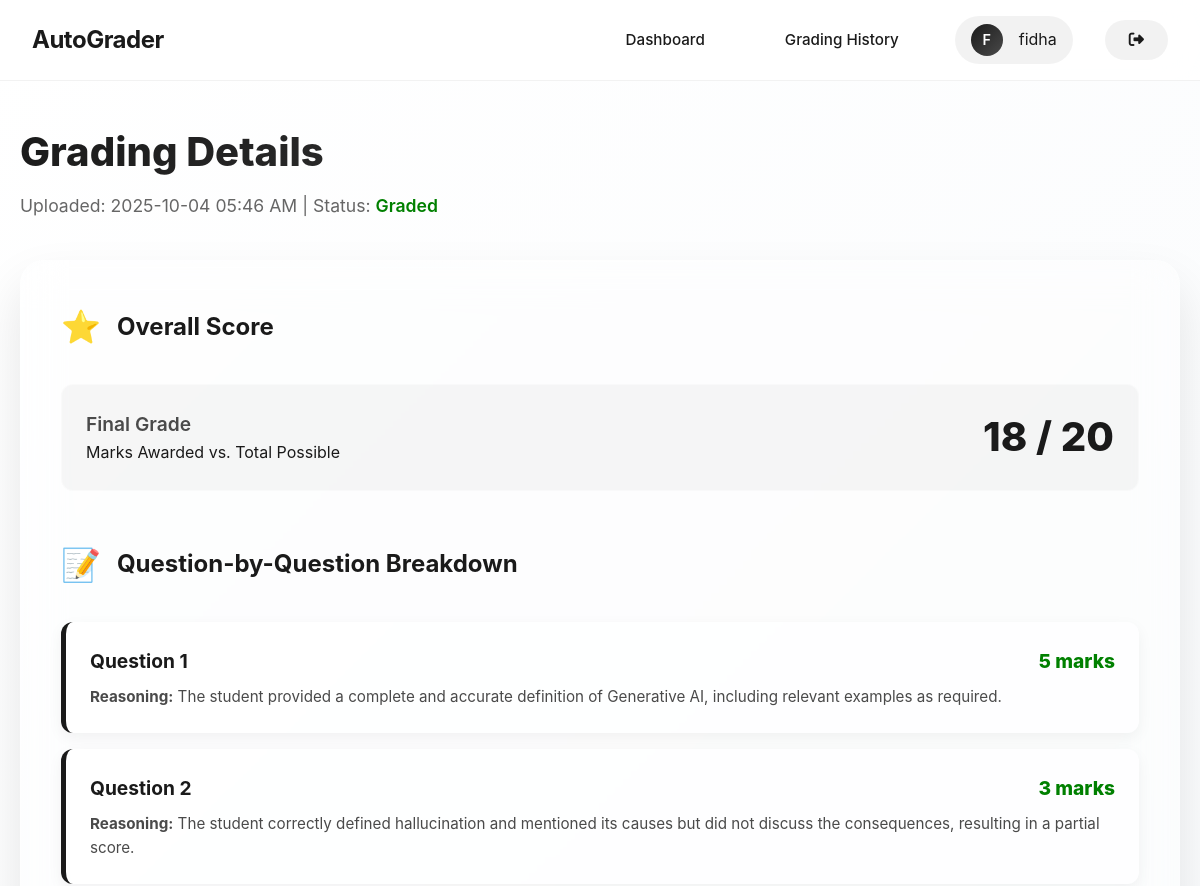
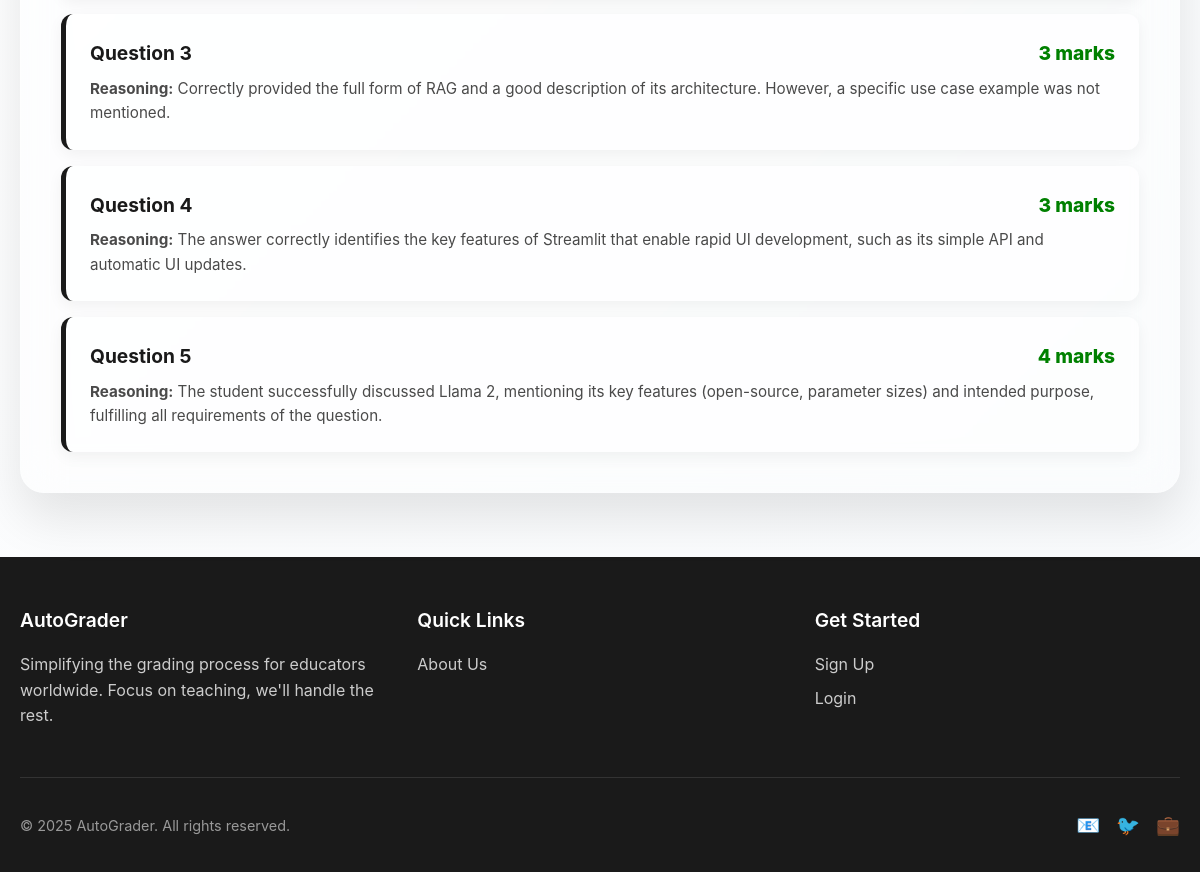
The page /results/15/details/ (signed in) on the database its author committed (2 pictures, top to bottom).
### grading_app/models.py (models this page shows, shortened)
class User(AbstractUser):
    USER_TYPE_CHOICES = (
        ('student', 'Student'),
        ('teacher', 'Teacher'),
    )
    user_type = models.CharField(max_length=10, choices=USER_TYPE_CHOICES)

class Upload(models.Model):
    STATUS_CHOICES = [
        ('N', 'Not Processed'),
        ('GRADED', 'Graded'),
        ('FAILED', 'Failed'),
    ]
    user = models.ForeignKey(User, on_delete=models.CASCADE, null=True, blank=True)
    question_paper = models.FileField(upload_to='uploads/questions/')
    model_answer = models.FileField(upload_to='uploads/answers/')
    student_answers = models.FileField(upload_to='uploads/students/')
    uploaded_at = models.DateTimeField(auto_now_add=True)
    status = models.CharField(max_length=20, choices=STATUS_CHOICES, default='N')  # ✅ new field

### grading_app/views.py (the view)
# urls.py: path('results/<int:upload_id>/details/', views.detailed_grading_view, name='detailed_grading'),
def detailed_grading_view(request, upload_id):
    upload_instance = get_object_or_404(Upload, id=upload_id)
    result = get_object_or_404(GradingResult, upload=upload_instance)
    context = {
        'upload': upload_instance,
        'grading_details': result.result_json,   # ✅ matches template
        'total_awarded': result.total_marks_awarded(),  # ✅ matches template
        'total_possible': result.total_possible_marks,  # ✅ matches template
    }
    return render(request, 'detailed_grading_result.html', context)

### grading_app/models.py (called while the page is built)
    def total_marks_awarded(self):
        return sum(item.get('marks', 0) for item in self.result_json)

    @property
    def total_possible_marks(self):
        return sum(item.get('max_marks', 0) for item in self.result_json)

### grading_app/templates/detailed_grading_result.html (shortened to what this page needs)
<!DOCTYPE html>
<html lang="en">
<head>
      <link rel="stylesheet" href="https://cdnjs.cloudflare.com/ajax/libs/font-awesome/6.5.0/css/all.min.css">
</head>
<body>
    <nav>
        <div class="nav-container">
            <a href="/" class="logo">AutoGrader</a>
            <div class="nav-links">
                <a href="{% url 'teacher_dashboard' %}">Dashboard</a>
                <a href="{% url 'teacher_results' %}">Grading History</a>
                <div class="user-profile">
                    <div class="user-avatar">
                        {{ request.user.first_name|default:request.user.username|slice:":1"|upper }}
                    </div>
                    <span>
                        {{ request.user.first_name|default:request.user.username }}
                    </span>
                </div>
                 <a href="/logout/" class="logout-btn" title="Logout"><i class="fas fa-sign-out-alt"></i></a>
            </div>
        </div>
    </nav>
    <section class="page-header">
        <div class="container">
            <h1>Grading Details</h1>
            <p>Uploaded: {{ upload.uploaded_at|date:"Y-m-d H:i A" }} | Status: <span style="font-weight: 600; color: green;">{{ upload.get_status_display }}</span></p>
        </div>
    </section>
    <section class="container">
        {% if error %}
        <div class="glass-card">
            <p style="color: red;">Error: {{ error }}</p>
        </div>
        {% else %}
        <div class="glass-card">
            <div class="card-header">
                <span class="card-icon">⭐</span>
                <h2>Overall Score</h2>
            </div>
            <div class="score-display">
                <div class="score-text">
                    <h3>Final Grade</h3>
                    <p>Marks Awarded vs. Total Possible</p>
                </div>
                <div class="score-value">
                    {{ total_awarded }} / {{ total_possible }}
                </div>
            </div>
            <div class="card-header" style="margin-top: 3rem;">
                <span class="card-icon">📝</span>
                <h2>Question-by-Question Breakdown</h2>
            </div>
            <ul class="detail-list">
                {% for detail in grading_details %}
                <li class="detail-item">
                    <h3>
                        Question {{ detail.question_no }}
                        <span class="marks-awarded">{{ detail.marks }} marks</span>
                    </h3>
                    <p><strong>Reasoning:</strong> {{ detail.reason }}</p>
                    </li>
                {% empty %}
                <li class="detail-item">No detailed grading results found.</li>
                {% endfor %}
            </ul>
        </div>
        {% endif %}
    </section>
<footer class="footer">
    <div class="container">
        <div class="footer-content">
            <div class="footer-section">
                <h3>AutoGrader</h3>
                <p>Simplifying the grading process for educators worldwide. Focus on teaching, we'll handle the rest.</p>
            </div>
            <div class="footer-section">
                <h3>Quick Links</h3>
                <ul class="footer-links">
                    <li><a href="/about/">About Us</a></li>
                </ul>
            </div>
            <div class="footer-section">
                <h3>Get Started</h3>
                <ul class="footer-links">
                    <li><a href="/signup/">Sign Up</a></li>
                    <li><a href="/login/">Login</a></li>
                </ul>
            </div>
        </div>
        <div class="footer-bottom">
            <p>&copy; 2025 AutoGrader. All rights reserved.</p>
            <div class="social-links">
                <a href="#">📧</a>
                <a href="#">🐦</a>
                <a href="#">💼</a>
            </div>
        </div>
    </div>
</footer>
</body>
</html>

### grading_app/templates/detailed_grading_result.html (style rules this page uses)
* { margin: 0; padding: 0; box-sizing: border-box; }
body { font-family: 'Inter', -apple-system, BlinkMacSystemFont, 'Segoe UI', Roboto, sans-serif; background: linear-gradient(135deg, #ffffff 0%, #f8fafc 100%); color: #1a1a1a; line-height: 1.6; overflow-x: hidden; }
.container { max-width: 1200px; margin: 0 auto; padding: 0 20px; }
nav { position: fixed; top: 0; width: 100%; z-index: 1000; backdrop-filter: blur(20px); background: rgba(255, 255, 255, 0.8); border-bottom: 1px solid rgba(0, 0, 0, 0.05); transition: all 0.3s ease; }
.nav-container { display: flex; justify-content: space-between; align-items: center; padding: 1rem 2rem; }
.logo { font-size: 1.5rem; font-weight: 700; color: #1a1a1a; text-decoration: none; letter-spacing: -0.5px; }
.nav-links { display: flex; gap: 2rem; align-items: center; }
.nav-links a { color: #1a1a1a; text-decoration: none; font-weight: 500; font-size: 0.95rem; padding: 0.5rem 1.5rem; border-radius: 25px; transition: all 0.3s ease; }
.user-profile { display: flex; align-items: center; gap: 1rem; padding: 0.5rem 1rem; border-radius: 25px; background: rgba(0, 0, 0, 0.05); }
.user-avatar { width: 32px; height: 32px; border-radius: 50%; background: linear-gradient(135deg, #1a1a1a, #4a4a4a); display: flex; align-items: center; justify-content: center; color: white; font-size: 0.9rem; font-weight: 600; }
.page-header { padding: 120px 0 40px; text-align: left; }
.page-header h1 { font-size: 2.5rem; font-weight: 800; margin-bottom: 0.5rem; background: linear-gradient(135deg, #1a1a1a 0%, #4a4a4a 100%); -webkit-background-clip: text; -webkit-text-fill-color: transparent; background-clip: text; }
.page-header p { font-size: 1.1rem; color: #666; }
.glass-card { background: rgba(255, 255, 255, 0.25); backdrop-filter: blur(20px); border: 1px solid rgba(255, 255, 255, 0.2); border-radius: 24px; padding: 2.5rem; box-shadow: 0 25px 50px rgba(0, 0, 0, 0.1); transition: all 0.3s ease; position: relative; overflow: hidden; margin-bottom: 3rem; }
.glass-card::before { content: ''; position: absolute; top: 0; left: 0; right: 0; height: 1px; background: linear-gradient(90deg, transparent, rgba(255, 255, 255, 0.4), transparent); }
.card-header { display: flex; align-items: center; gap: 1rem; margin-bottom: 2rem; }
.card-icon { font-size: 2rem; }
.card-header h2 { font-size: 1.5rem; font-weight: 700; color: #1a1a1a; }
.score-display { display: flex; justify-content: space-between; align-items: center; padding: 1.5rem; background: rgba(0, 0, 0, 0.03); border-radius: 12px; margin-bottom: 2rem; border: 1px solid rgba(255, 255, 255, 0.4); }
.score-text h3 { font-size: 1.2rem; font-weight: 600; color: #4a4a4a; }
.score-value { font-size: 2.5rem; font-weight: 800; color: #1a1a1a; line-height: 1; }
.detail-list { list-style: none; display: grid; gap: 1rem; }
.detail-item { background: rgba(255, 255, 255, 0.6); border-radius: 12px; padding: 1.5rem; border-left: 5px solid #1a1a1a; box-shadow: 0 5px 15px rgba(0, 0, 0, 0.05); }
.detail-item h3 { font-size: 1.2rem; margin-bottom: 0.5rem; display: flex; justify-content: space-between; align-items: center; font-weight: 700; color: #1a1a1a; }
.detail-item p { font-size: 0.95rem; color: #4a4a4a; }
.marks-awarded { font-size: 1.2rem; font-weight: 800; color: green; }
.footer { background: #1a1a1a; color: #fff; padding: 3rem 0 2rem; margin-top: 4rem; }
.footer-content { display: grid; grid-template-columns: repeat(auto-fit, minmax(250px, 1fr)); gap: 2rem; margin-bottom: 2rem; }
.footer-section h3 { font-size: 1.2rem; font-weight: 600; margin-bottom: 1rem; color: #fff; }
.footer-section p { color: #ccc; line-height: 1.6; margin-bottom: 1rem; }
.footer-links { list-style: none; }
.footer-links li { margin-bottom: 0.5rem; }
.footer-links a { color: #ccc; text-decoration: none; transition: color 0.3s ease; }
.footer-bottom { border-top: 1px solid #333; padding-top: 2rem; display: flex; justify-content: space-between; align-items: center; flex-wrap: wrap; gap: 1rem; }
.footer-bottom p { color: #999; font-size: 0.9rem; }
.social-links { display: flex; gap: 1rem; }
.social-links a { color: #999; font-size: 1.2rem; text-decoration: none; transition: color 0.3s ease; }
.logout-btn { font-size: 1.2rem; text-decoration: none; color: #1a1a1a; padding: 0.5rem 1rem; border-radius: 50%; background: rgba(0,0,0,0.05); transition: all 0.3s ease; }

### rows shown on the page
User: user.first_name "F", user.first_name "fidha"
Upload: uploaded_at "2025-10-04 05:46 AM", status "Graded"

### other values the page prints
{{ total_awarded }} "18"
{{ total_possible }} "20"
{{ detail.question_no }} "1" "2" "3" "4" "5"
{{ detail.marks }} "5" "3" "3" "3" "4"
{{ detail.reason }} "The student provided a complete and accurate definition of Generative AI, including relevant examples as required." "The student correctly defined hallucination and mentioned its causes but did not discuss the consequences, resulting in a partial score." "Correctly provided the full form of RAG and a good description of its architecture. However, a specific use case example was not mentioned." "The answer correctly identifies the key features of Streamlit that enable rapid UI development, such as its simple API and automatic UI updates." "The student successfully discussed Llama 2, mentioning its key features (open-source, parameter sizes) and intended purpose, fulfilling all requirements of the question."
